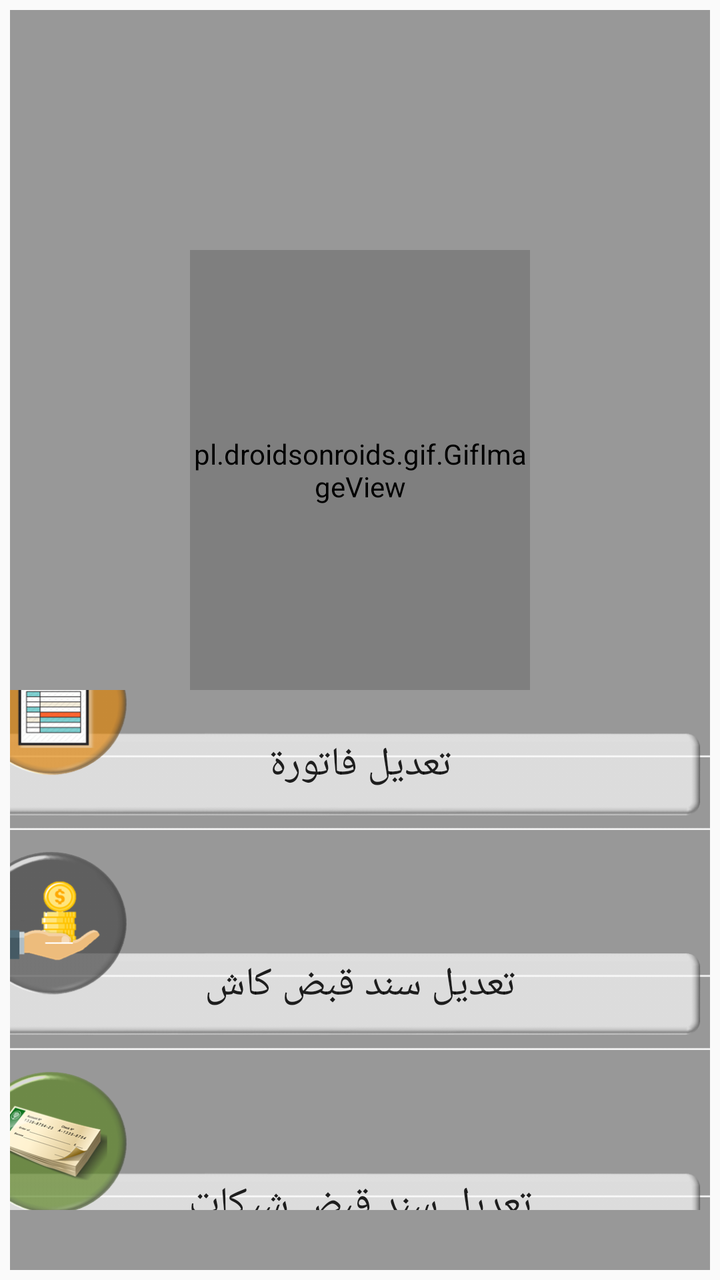
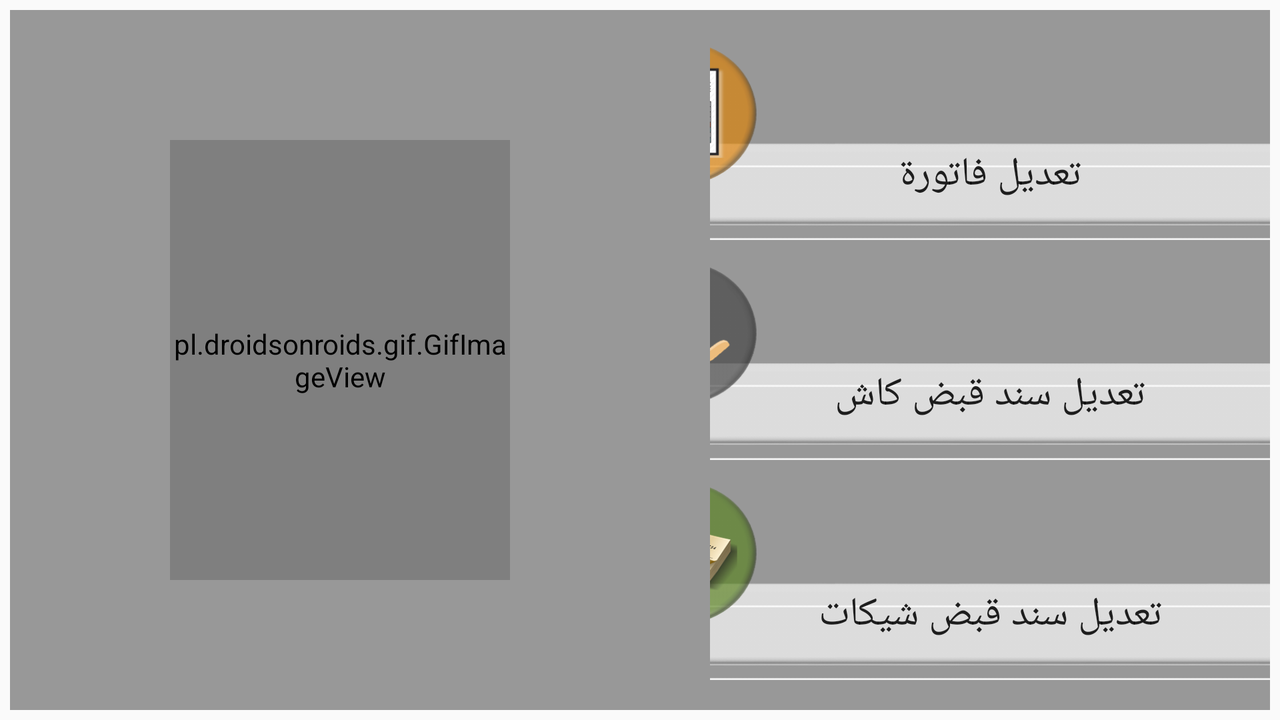

An Android layout and its configuration variant, each rendered on a device that would load it. The default file and the variant file are quoted in full after the pictures.
<!-- AndroidManifest.xml: application theme AppTheme -->
<!-- res/layout/edit.xml -->
<?xml version="1.0" encoding="utf-8"?>
<LinearLayout xmlns:android="http://schemas.android.com/apk/res/android"
    android:layout_width="match_parent"
    android:layout_height="match_parent"
    android:background="@drawable/z2v"
    android:orientation="vertical"
    android:padding="5dp">

    <LinearLayout
        android:layout_width="match_parent"
        android:layout_height="match_parent"
        android:gravity="center"
        android:background="#680C0C0C"
        android:orientation="vertical">

        <pl.droidsonroids.gif.GifImageView
            android:layout_width="170dp"
            android:layout_height="220dp"
            android:layout_marginTop="120dp"
            android:src="@drawable/edit_man" />

        <LinearLayout
            android:layout_width="match_parent"
            android:layout_height="match_parent"
            android:gravity="center"
            android:paddingBottom="30dp"
            android:orientation="vertical">

            <Button
                android:layout_width="420dp"
                android:layout_height="100dp"
                android:background="@drawable/edit_voucher"
                android:paddingTop="35dp"
                android:text="تعديل فاتورة"
                android:textSize="20sp" />

            <Button
                android:layout_width="420dp"
                android:layout_height="100dp"
                android:layout_marginTop="10dp"
                android:background="@drawable/edit_receipt_cash"
                android:paddingTop="35dp"
                android:text="تعديل سند قبض كاش"
                android:textSize="20sp" />

            <Button
                android:layout_width="420dp"
                android:layout_height="100dp"
                android:layout_marginTop="10dp"
                android:background="@drawable/edit_receipt_cheque"
                android:paddingTop="35dp"
                android:text="تعديل سند قبض شيكات"
                android:textSize="20sp" />

        </LinearLayout>

    </LinearLayout>
</LinearLayout>
<!-- resources referenced by this layout -->
<resources>
  <!-- drawable edit_man: gif bitmap (drawable, 513297 bytes) -->
  <!-- drawable edit_receipt_cash: png bitmap (drawable, 32375 bytes) -->
  <!-- drawable edit_receipt_cheque: png bitmap (drawable, 56508 bytes) -->
  <!-- drawable edit_voucher: png bitmap (drawable, 49508 bytes) -->
  <style name="AppTheme" parent="Theme.AppCompat.Light.NoActionBar">
          
          <item name="colorPrimary">@color/black</item>
          <item name="colorPrimaryDark">@color/black</item>
          <item name="colorAccent">@color/Orange</item>
          <item name="android:textColorSecondary">@color/Orange</item>
      </style>
  <color name="black">#000000</color>
  <color name="Orange">#C27603</color>
</resources>
<!-- res/layout-land/edit.xml (the repository's variant of the layout above) -->
<!-- drawn on the phone turned sideways -->
<?xml version="1.0" encoding="utf-8"?>
<LinearLayout xmlns:android="http://schemas.android.com/apk/res/android"
    android:layout_width="match_parent"
    android:layout_height="match_parent"
    android:orientation="vertical"
    android:background="@drawable/z2"
    android:padding="5dp">

    <LinearLayout
        android:layout_width="match_parent"
        android:layout_height="match_parent"
        android:background="#680C0C0C"
        android:gravity="center"
        android:orientation="horizontal">

        <pl.droidsonroids.gif.GifImageView
            android:layout_width="170dp"
            android:layout_height="220dp"
            android:layout_marginStart="80dp"
            android:layout_marginLeft="80dp"
            android:src="@drawable/edit_man" />

        <LinearLayout
            android:layout_width="match_parent"
            android:layout_height="match_parent"
            android:gravity="center"
            android:paddingStart="100dp"
            android:orientation="vertical">

            <Button
                android:layout_width="420dp"
                android:layout_height="100dp"
                android:background="@drawable/edit_voucher"
                android:paddingTop="35dp"
                android:text="تعديل فاتورة"
                android:textSize="20sp" />

            <Button
                android:layout_width="420dp"
                android:layout_height="100dp"
                android:layout_marginTop="10dp"
                android:background="@drawable/edit_receipt_cash"
                android:paddingTop="35dp"
                android:text="تعديل سند قبض كاش"
                android:textSize="20sp" />

            <Button
                android:layout_width="420dp"
                android:layout_height="100dp"
                android:layout_marginTop="10dp"
                android:background="@drawable/edit_receipt_cheque"
                android:paddingTop="35dp"
                android:text="تعديل سند قبض شيكات"
                android:textSize="20sp" />

        </LinearLayout>

    </LinearLayout>
</LinearLayout>
